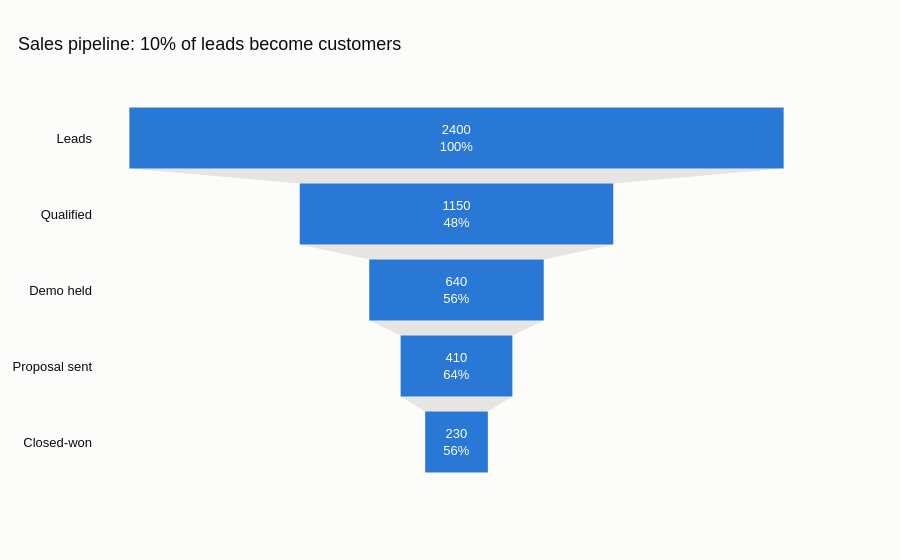

Notebook cell for this chart:
### Markdown cell above
### plotly

### Code cell
import plotly.graph_objects as go
fig = go.Figure(go.Funnel(y=stages.index, x=stages.values, textinfo="value+percent previous",
                          marker=dict(color=PALETTE[0]), connector=dict(fillcolor="#e6e5e1")))
fig.update_layout(title=f"Sales pipeline: {stages.iloc[-1] / stages.iloc[0]:.0%} of leads become customers")
fig.show()

### Figure 1 — Plotly figure (JSON) as saved in the notebook; plotly's stock layout.template omitted (floating-point values rounded to 4 significant figures)
{"data": [{"connector": {"fillcolor": "#e6e5e1"}, "marker": {"color": "#2a78d6"}, "textinfo": "value+percent previous", "type": "funnel", "x": [2400, 1150, 640, 410, 230], "y": ["Leads", "Qualified", "Demo held", "Proposal sent", "Closed-won"]}], "layout": {"title": {"text": "Sales pipeline: 10% of leads become customers"}}}
